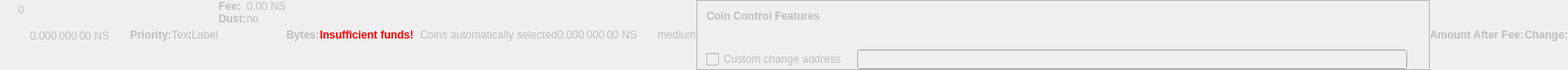
    <widget class="QWidget" name="dummyHideWidget" native="true">
     <property name="enabled">
      <bool>false</bool>
     </property>
     <property name="maximumSize">
      <size>
       <width>100</width>
       <height>22</height>
      </size>
     </property>
     <layout class="QHBoxLayout" name="dummyHideLayout">
      <property name="spacing">
       <number>0</number>
      </property>
      <property name="leftMargin">
       <number>0</number>
      </property>
      <property name="topMargin">
       <number>0</number>
      </property>
      <property name="rightMargin">
       <number>0</number>
      </property>
      <property name="bottomMargin">
       <number>0</number>
      </property>
      <item>
       <layout class="QFormLayout" name="formLayoutCoinControl1">
        <property name="horizontalSpacing">
         <number>10</number>
        </property>
        <property name="verticalSpacing">
         <number>14</number>
        </property>
        <property name="leftMargin">
         <number>10</number>
        </property>
        <property name="topMargin">
         <number>4</number>
        </property>
        <property name="rightMargin">
         <number>6</number>
        </property>
        <item row="0" column="1">
         <widget class="QLabel" name="labelCoinControlBytes">
          <property name="cursor">
           <cursorShape>IBeamCursor</cursorShape>
          </property>
          <property name="contextMenuPolicy">
           <enum>Qt::ActionsContextMenu</enum>
          </property>
          <property name="text">
           <string notr="true">0</string>
          </property>
          <property name="textInteractionFlags">
           <set>Qt::LinksAccessibleByMouse|Qt::TextSelectableByKeyboard|Qt::TextSelectableByMouse</set>
          </property>
         </widget>
        </item>
       </layout>
      </item>
      <item>
       <widget class="QLabel" name="labelCoinControlAfterFee">
        <property name="enabled">
         <bool>false</bool>
        </property>
        <property name="sizePolicy">
         <sizepolicy hsizetype="Fixed" vsizetype="Fixed">
          <horstretch>0</horstretch>
          <verstretch>0</verstretch>
         </sizepolicy>
        </property>
        <property name="minimumSize">
         <size>
          <width>111</width>
          <height>12</height>
         </size>
        </property>
        <property name="maximumSize">
         <size>
          <width>111</width>
          <height>12</height>
         </size>
        </property>
        <property name="cursor">
         <cursorShape>IBeamCursor</cursorShape>
        </property>
        <property name="contextMenuPolicy">
         <enum>Qt::ActionsContextMenu</enum>
        </property>
        <property name="text">
         <string notr="true">0.000 000 00 NS</string>
        </property>
        <property name="textInteractionFlags">
         <set>Qt::LinksAccessibleByMouse|Qt::TextSelectableByKeyboard|Qt::TextSelectableByMouse</set>
        </property>
       </widget>
      </item>
      <item>
       <widget class="QLabel" name="labelCoinControlPriorityText">
        <property name="enabled">
         <bool>false</bool>
        </property>
        <property name="font">
         <font>
          <weight>75</weight>
          <bold>true</bold>
         </font>
        </property>
        <property name="text">
         <string>Priority:</string>
        </property>
       </widget>
      </item>
      <item>
       <layout class="QHBoxLayout" name="horizontalLayout">
        <item>
         <widget class="QLabel" name="WarningLabel">
          <property name="text">
           <string>TextLabel</string>
          </property>
         </widget>
        </item>
       </layout>
      </item>
      <item>
       <layout class="QFormLayout" name="formLayoutCoinControl3">
        <property name="horizontalSpacing">
         <number>0</number>
        </property>
        <property name="verticalSpacing">
         <number>0</number>
        </property>
        <property name="leftMargin">
         <number>0</number>
        </property>
        <property name="topMargin">
         <number>0</number>
        </property>
        <property name="rightMargin">
         <number>0</number>
        </property>
        <item row="0" column="0">
         <widget class="QLabel" name="labelCoinControlFeeText">
          <property name="enabled">
           <bool>false</bool>
          </property>
          <property name="font">
           <font>
            <weight>75</weight>
            <bold>true</bold>
           </font>
          </property>
          <property name="text">
           <string>Fee:</string>
          </property>
          <property name="margin">
           <number>0</number>
          </property>
         </widget>
        </item>
        <item row="0" column="1">
         <widget class="QLabel" name="labelCoinControlFee">
          <property name="enabled">
           <bool>false</bool>
          </property>
          <property name="cursor">
           <cursorShape>IBeamCursor</cursorShape>
          </property>
          <property name="contextMenuPolicy">
           <enum>Qt::ActionsContextMenu</enum>
          </property>
          <property name="text">
           <string notr="true">0.00 NS</string>
          </property>
          <property name="textInteractionFlags">
           <set>Qt::LinksAccessibleByMouse|Qt::TextSelectableByKeyboard|Qt::TextSelectableByMouse</set>
          </property>
         </widget>
        </item>
        <item row="1" column="0">
         <widget class="QLabel" name="labelCoinControlLowOutputText">
          <property name="enabled">
           <bool>false</bool>
          </property>
          <property name="font">
           <font>
            <weight>75</weight>
            <bold>true</bold>
           </font>
          </property>
          <property name="text">
           <string>Dust:</string>
          </property>
         </widget>
        </item>
        <item row="1" column="1">
         <widget class="QLabel" name="labelCoinControlLowOutput">
          <property name="enabled">
           <bool>false</bool>
          </property>
          <property name="cursor">
           <cursorShape>IBeamCursor</cursorShape>
          </property>
          <property name="contextMenuPolicy">
           <enum>Qt::ActionsContextMenu</enum>
          </property>
          <property name="text">
           <string>no</string>
          </property>
          <property name="textInteractionFlags">
           <set>Qt::LinksAccessibleByMouse|Qt::TextSelectableByKeyboard|Qt::TextSelectableByMouse</set>
          </property>
         </widget>
        </item>
       </layout>
      </item>
      <item>
       <widget class="QLabel" name="labelCoinControlBytesText">
        <property name="enabled">
         <bool>false</bool>
        </property>
        <property name="font">
         <font>
          <weight>75</weight>
          <bold>true</bold>
         </font>
        </property>
        <property name="text">
         <string>Bytes:</string>
        </property>
       </widget>
      </item>
      <item>
       <layout class="QFormLayout" name="formLayoutCoinControl2">
        <property name="horizontalSpacing">
         <number>0</number>
        </property>
        <property name="verticalSpacing">
         <number>0</number>
        </property>
        <property name="leftMargin">
         <number>0</number>
        </property>
        <property name="topMargin">
         <number>0</number>
        </property>
        <property name="rightMargin">
         <number>0</number>
        </property>
       </layout>
      </item>
      <item>
       <layout class="QHBoxLayout" name="horizontalLayoutCoinControl2">
        <property name="spacing">
         <number>0</number>
        </property>
        <property name="bottomMargin">
         <number>0</number>
        </property>
       </layout>
      </item>
      <item>
       <widget class="QLabel" name="labelCoinControlInsuffFunds">
        <property name="enabled">
         <bool>false</bool>
        </property>
        <property name="minimumSize">
         <size>
          <width>0</width>
          <height>0</height>
         </size>
        </property>
        <property name="font">
         <font>
          <weight>75</weight>
          <bold>true</bold>
         </font>
        </property>
        <property name="styleSheet">
         <string notr="true">color:red;font-weight:bold;</string>
        </property>
        <property name="text">
         <string>Insufficient funds!</string>
        </property>
        <property name="margin">
         <number>5</number>
        </property>
       </widget>
      </item>
      <item>
       <layout class="QFormLayout" name="formLayoutCoinControl4">
        <property name="horizontalSpacing">
         <number>0</number>
        </property>
        <property name="verticalSpacing">
         <number>0</number>
        </property>
        <property name="leftMargin">
         <number>0</number>
        </property>
        <property name="topMargin">
         <number>0</number>
        </property>
        <property name="rightMargin">
         <number>0</number>
        </property>
       </layout>
      </item>
      <item>
       <widget class="QLabel" name="labelCoinControlChangeLabel">
        <property name="enabled">
         <bool>false</bool>
        </property>
        <property name="sizePolicy">
         <sizepolicy hsizetype="Preferred" vsizetype="Expanding">
          <horstretch>0</horstretch>
          <verstretch>0</verstretch>
         </sizepolicy>
        </property>
        <property name="minimumSize">
         <size>
          <width>0</width>
          <height>0</height>
         </size>
        </property>
        <property name="text">
         <string/>
        </property>
        <property name="margin">
         <number>3</number>
        </property>
       </widget>
      </item>
      <item>
       <widget class="QLabel" name="labelCoinControlAutomaticallySelected">
        <property name="enabled">
         <bool>false</bool>
        </property>
        <property name="sizePolicy">
         <sizepolicy hsizetype="Fixed" vsizetype="Fixed">
          <horstretch>0</horstretch>
          <verstretch>0</verstretch>
         </sizepolicy>
        </property>
        <property name="minimumSize">
         <size>
          <width>0</width>
          <height>0</height>
         </size>
        </property>
        <property name="maximumSize">
         <size>
          <width>240</width>
          <height>16777215</height>
         </size>
        </property>
        <property name="text">
         <string>Coins automatically selected</string>
        </property>
        <property name="margin">
         <number>5</number>
        </property>
       </widget>
      </item>
      <item>
       <widget class="QLabel" name="labelCoinControlChange">
        <property name="enabled">
         <bool>false</bool>
        </property>
        <property name="sizePolicy">
         <sizepolicy hsizetype="Fixed" vsizetype="Fixed">
          <horstretch>0</horstretch>
          <verstretch>0</verstretch>
         </sizepolicy>
        </property>
        <property name="minimumSize">
         <size>
          <width>111</width>
          <height>0</height>
         </size>
        </property>
        <property name="maximumSize">
         <size>
          <width>111</width>
          <height>16777215</height>
         </size>
        </property>
        <property name="cursor">
         <cursorShape>IBeamCursor</cursorShape>
        </property>
        <property name="contextMenuPolicy">
         <enum>Qt::ActionsContextMenu</enum>
        </property>
        <property name="text">
         <string notr="true">0.000 000 00 NS</string>
        </property>
        <property name="textInteractionFlags">
         <set>Qt::LinksAccessibleByMouse|Qt::TextSelectableByKeyboard|Qt::TextSelectableByMouse</set>
        </property>
       </widget>
      </item>
      <item>
       <widget class="QLabel" name="labelCoinControlPriority">
        <property name="enabled">
         <bool>false</bool>
        </property>
        <property name="cursor">
         <cursorShape>IBeamCursor</cursorShape>
        </property>
        <property name="contextMenuPolicy">
         <enum>Qt::ActionsContextMenu</enum>
        </property>
        <property name="text">
         <string>medium</string>
        </property>
        <property name="textInteractionFlags">
         <set>Qt::LinksAccessibleByMouse|Qt::TextSelectableByKeyboard|Qt::TextSelectableByMouse</set>
        </property>
       </widget>
      </item>
      <item>
       <widget class="QFrame" name="frameCoinControl">
        <property name="sizePolicy">
         <sizepolicy hsizetype="Expanding" vsizetype="Expanding">
          <horstretch>0</horstretch>
          <verstretch>0</verstretch>
         </sizepolicy>
        </property>
        <property name="maximumSize">
         <size>
          <width>16777215</width>
          <height>16777215</height>
         </size>
        </property>
        <property name="frameShape">
         <enum>QFrame::StyledPanel</enum>
        </property>
        <property name="frameShadow">
         <enum>QFrame::Sunken</enum>
        </property>
        <layout class="QVBoxLayout" name="verticalLayoutCoinControl2_2">
         <property name="spacing">
          <number>0</number>
         </property>
         <property name="leftMargin">
          <number>0</number>
         </property>
         <property name="topMargin">
          <number>0</number>
         </property>
         <property name="rightMargin">
          <number>0</number>
         </property>
         <property name="bottomMargin">
          <number>0</number>
         </property>
         <item>
          <layout class="QVBoxLayout" name="verticalLayoutCoinControl" stretch="0,0,0,1">
           <property name="spacing">
            <number>0</number>
           </property>
           <property name="leftMargin">
            <number>10</number>
           </property>
           <property name="topMargin">
            <number>10</number>
           </property>
           <item>
            <layout class="QHBoxLayout" name="horizontalLayoutCoinControl1">
             <property name="bottomMargin">
              <number>15</number>
             </property>
             <item>
              <widget class="QLabel" name="labelCoinControlFeatures">
               <property name="enabled">
                <bool>false</bool>
               </property>
               <property name="sizePolicy">
                <sizepolicy hsizetype="Preferred" vsizetype="Maximum">
                 <horstretch>0</horstretch>
                 <verstretch>0</verstretch>
                </sizepolicy>
               </property>
               <property name="font">
                <font>
                 <weight>75</weight>
                 <bold>true</bold>
                </font>
               </property>
               <property name="styleSheet">
                <string notr="true">font-weight:bold;</string>
               </property>
               <property name="text">
                <string>Coin Control Features</string>
               </property>
              </widget>
             </item>
            </layout>
           </item>
           <item>
            <widget class="QWidget" name="widgetCoinControl" native="true">
             <property name="sizePolicy">
              <sizepolicy hsizetype="Preferred" vsizetype="Preferred">
               <horstretch>0</horstretch>
               <verstretch>0</verstretch>
              </sizepolicy>
             </property>
             <property name="minimumSize">
              <size>
               <width>0</width>
               <height>0</height>
              </size>
             </property>
             <property name="styleSheet">
              <string notr="true"/>
             </property>
             <layout class="QHBoxLayout" name="horizontalLayoutCoinControl5_2">
              <property name="leftMargin">
               <number>0</number>
              </property>
              <property name="topMargin">
               <number>0</number>
              </property>
              <property name="rightMargin">
               <number>0</number>
              </property>
              <property name="bottomMargin">
               <number>0</number>
              </property>
              <item>
               <layout class="QHBoxLayout" name="horizontalLayoutCoinControl3">
                <property name="spacing">
                 <number>20</number>
                </property>
                <property name="topMargin">
                 <number>0</number>
                </property>
                <property name="bottomMargin">
                 <number>10</number>
                </property>
               </layout>
              </item>
             </layout>
            </widget>
           </item>
           <item>
            <layout class="QHBoxLayout" name="horizontalLayoutCoinControl4" stretch="0,0,0">
             <property name="spacing">
              <number>12</number>
             </property>
             <property name="sizeConstraint">
              <enum>QLayout::SetDefaultConstraint</enum>
             </property>
             <property name="topMargin">
              <number>5</number>
             </property>
             <property name="rightMargin">
              <number>5</number>
             </property>
             <item>
              <widget class="QCheckBox" name="checkBoxCoinControlChange">
               <property name="enabled">
                <bool>false</bool>
               </property>
               <property name="toolTip">
                <string>If this is activated, but the change address is empty or invalid, change will be sent to a newly generated address.</string>
               </property>
               <property name="text">
                <string>Custom change address</string>
               </property>
              </widget>
             </item>
             <item>
              <widget class="QValidatedLineEdit" name="lineEditCoinControlChange">
               <property name="enabled">
                <bool>false</bool>
               </property>
               <property name="sizePolicy">
                <sizepolicy hsizetype="Expanding" vsizetype="Fixed">
                 <horstretch>0</horstretch>
                 <verstretch>0</verstretch>
                </sizepolicy>
               </property>
              </widget>
             </item>
             <item>
              <widget class="QLabel" name="labelCoinControlChangeLabel_2">
               <property name="sizePolicy">
                <sizepolicy hsizetype="Preferred" vsizetype="Expanding">
                 <horstretch>0</horstretch>
                 <verstretch>0</verstretch>
                </sizepolicy>
               </property>
               <property name="minimumSize">
                <size>
                 <width>0</width>
                 <height>0</height>
                </size>
               </property>
               <property name="text">
                <string/>
               </property>
               <property name="margin">
                <number>3</number>
               </property>
              </widget>
             </item>
            </layout>
           </item>
           <item>
            <spacer name="verticalSpacerCoinControl">
             <property name="orientation">
              <enum>Qt::Vertical</enum>
             </property>
             <property name="sizeHint" stdset="0">
              <size>
               <width>800</width>
               <height>1</height>
              </size>
             </property>
            </spacer>
           </item>
          </layout>
         </item>
        </layout>
       </widget>
      </item>
      <item>
       <widget class="QLabel" name="labelCoinControlAfterFeeText">
        <property name="enabled">
         <bool>false</bool>
        </property>
        <property name="minimumSize">
         <size>
          <width>0</width>
          <height>0</height>
         </size>
        </property>
        <property name="maximumSize">
         <size>
          <width>16777215</width>
          <height>16777215</height>
         </size>
        </property>
        <property name="font">
         <font>
          <weight>75</weight>
          <bold>true</bold>
         </font>
        </property>
        <property name="text">
         <string>Amount After Fee:</string>
        </property>
        <property name="alignment">
         <set>Qt::AlignLeading|Qt::AlignLeft|Qt::AlignVCenter</set>
        </property>
        <property name="margin">
         <number>0</number>
        </property>
       </widget>
      </item>
      <item>
       <widget class="QLabel" name="labelCoinControlChangeText">
        <property name="enabled">
         <bool>false</bool>
        </property>
        <property name="sizePolicy">
         <sizepolicy hsizetype="Preferred" vsizetype="Preferred">
          <horstretch>0</horstretch>
          <verstretch>0</verstretch>
         </sizepolicy>
        </property>
        <property name="minimumSize">
         <size>
          <width>0</width>
          <height>0</height>
         </size>
        </property>
        <property name="maximumSize">
         <size>
          <width>16777215</width>
          <height>16777215</height>
         </size>
        </property>
        <property name="font">
         <font>
          <weight>75</weight>
          <bold>true</bold>
         </font>
        </property>
        <property name="text">
         <string>Change:</string>
        </property>
        <property name="alignment">
         <set>Qt::AlignLeading|Qt::AlignLeft|Qt::AlignVCenter</set>
        </property>
       </widget>
      </item>
     </layout>
    </widget>
